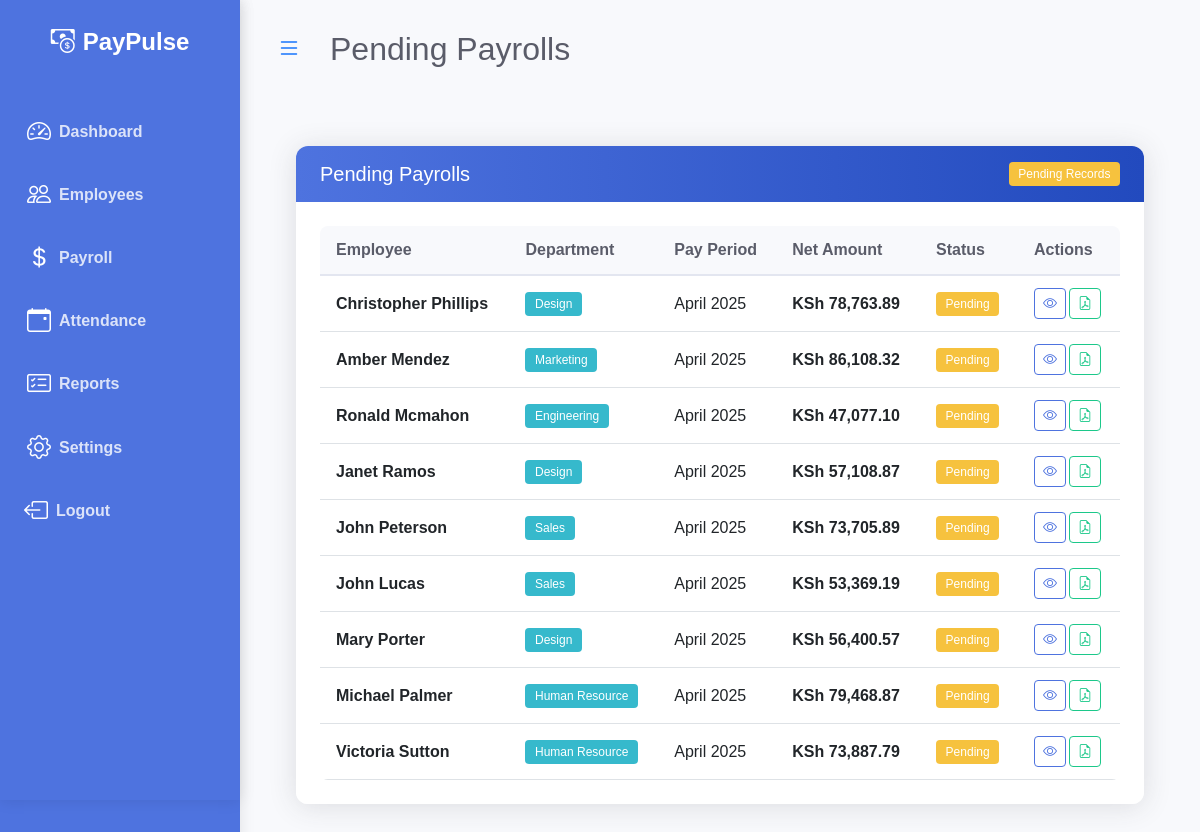
The page /payrolls/pending/?page=2 (signed in) on the database as committed earlier.
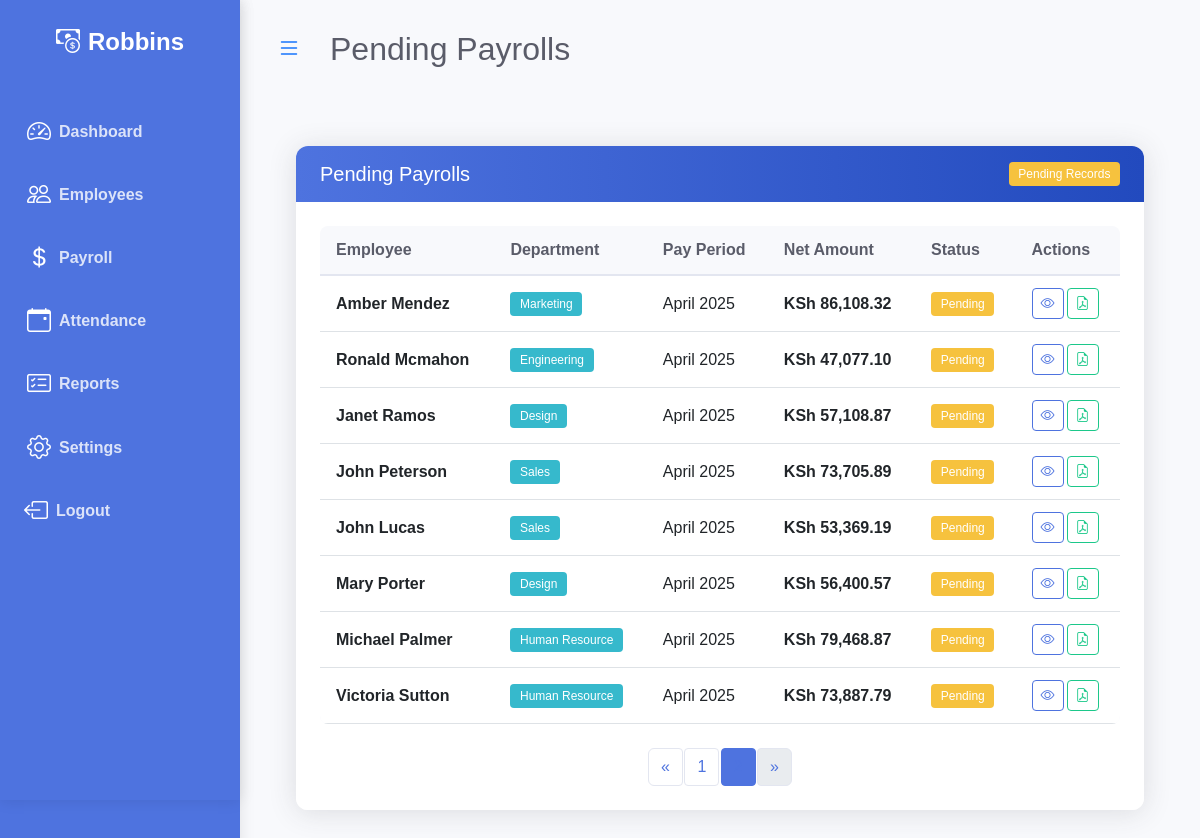
The same page on the database as committed later.
### payroll/models.py (models this page shows, shortened)
class Payroll(models.Model):
    reference_id = models.CharField(
        max_length=50,  # Increased length to accommodate UUID
        unique=True,
        help_text="Unique reference ID for this payroll",
        editable=False  # Prevent manual editing
    )
    PAYMENT_STATUS_CHOICES = [
        ('paid', 'Paid'),
        ('pending', 'Pending'),
    ]
    employee = models.ForeignKey(Employee, on_delete=models.CASCADE, related_name='payrolls')
    pay_period = models.DateField(
        default=timezone.now,
        help_text="Period for which this payroll is generated"
    )
    gross_salary = models.DecimalField(max_digits=10, decimal_places=2)
    total_allowances = models.DecimalField(max_digits=10, decimal_places=2, default=0.00)
    total_deductions = models.DecimalField(max_digits=10, decimal_places=2, default=0.00)
    net_salary = models.DecimalField(max_digits=10, decimal_places=2)
    payment_status = models.CharField(
        max_length=20,
        choices=PAYMENT_STATUS_CHOICES,
        default='pending'
    )
    payment_date = models.DateField(blank=True, null=True)
    created_at = models.DateTimeField(auto_now_add=True)
    updated_at = models.DateTimeField(auto_now=True)
    tax_rate = models.DecimalField(max_digits=5, decimal_places=2, default=0)
    health_insurance = models.DecimalField(max_digits=10, decimal_places=2, default=0)
    retirement_rate = models.DecimalField(max_digits=5, decimal_places=2, default=0)
    tax_amount = models.DecimalField(max_digits=10, decimal_places=2, default=0)
    retirement_amount = models.DecimalField(max_digits=10, decimal_places=2, default=0)
    class Meta:
        ordering = ['-pay_period', 'employee__first_name']
        unique_together = ['employee', 'pay_period']

class Employee(models.Model):
    ACTIVE_STATUS = [
        ('active', 'Active'),
        ('on_leave', 'On Leave'),
        ('probation', 'Probation'),
    ]
    DEPARTMENT_CHOICES = [
        ('engineering', 'Engineering'),
        ('marketing', 'Marketing'),
        ('sales', 'Sales'),
        ('human_resource', 'Human Resource'),
        ('finance', 'Finance'),
        ('design', 'Design'),
    ]
    first_name = models.CharField(max_length=30)
    last_name = models.CharField(max_length=30)
    email = models.EmailField()
    phone_number = models.CharField(max_length=15, blank=True, null=True)
    hire_date = models.DateField()
    department = models.CharField(
        max_length=20,
        choices=DEPARTMENT_CHOICES,
        null=True,
        blank=True,
    )
    salary = models.DecimalField(max_digits=10, decimal_places=2)
    is_active = models.CharField(
        max_length=10,
        choices=ACTIVE_STATUS,
        default='active',
    )

class Company(models.Model):
    name = models.CharField(max_length=255)
    logo = models.ImageField(upload_to='logos/', null=True, blank=True)

### payroll/views.py (the view)
# urls.py: path('payrolls/pending/', views.pending_payroll_list, name='pending_payroll_list'),
@login_required
def pending_payroll_list(request):
    pending_payrolls_list = Payroll.objects.filter(payment_status='pending').order_by('-pay_period')
    paginator = Paginator(pending_payrolls_list, 15)
    page = request.GET.get('page')
    try:
        pending_payrolls = paginator.page(page)
    except PageNotAnInteger:
        pending_payrolls = paginator.page(1)
    except EmptyPage:
        pending_payrolls = paginator.page(paginator.num_pages)
    context = {
        'pending_payrolls': pending_payrolls,
        'title': 'Pending Payrolls'
    }
    return render(request, 'payroll/pending_payroll_list.html', context)

### payroll/templatetags/company_tags.py (called while the page is built)
@register.simple_tag
def get_company_name():
    company = Company.objects.first()
    return company.name if company else "PayPulse"

### payroll/templates/payroll/pending_payroll_list.html (shortened to what the changed rows need)
{% extends 'base.html' %}
{% load static %}
{% load humanize %}
{% block extra_css %}
<link rel="stylesheet" href="{% static 'payroll/css/payroll_list.css' %}">
{% endblock %}
{% block page_title %}
{{ title }}
{% endblock %}
{% block content %}
<div class="container-fluid px-4">
        <div class="row my-5">
            <div class="col-12">
                <div class="card animate-fade-in">
                    <div class="card-body">
                        <div class="table-responsive">
                            <table class="table table-hover align-middle">
                                <thead>
                                    <tr>
                                        <th>Employee</th>
                                        <th>Department</th>
                                        <th>Pay Period</th>
                                        <th>Net Amount</th>
                                        <th>Status</th>
                                        <th>Actions</th>
                                    </tr>
                                </thead>
                                <tbody>
                                    {% for payroll in pending_payrolls %}
                                    <tr>
                                        <td class="fw-bold">{{ payroll.employee.first_name }} {{ payroll.employee.last_name }}</td>
                                        <td><span class="badge bg-info text-white">{{ payroll.employee.get_department_display }}</span></td>
                                        <td>{{ payroll.pay_period|date:"F Y" }}</td>
                                        <td class="fw-bold">KSh {{ payroll.net_salary|floatformat:2|intcomma }}</td>
                                        <td><span class="badge bg-warning">{{ payroll.get_payment_status_display }}</span>
                                        </td>
                                        <td>
                                            <div class="btn-group">
                                                <a href="{% url 'payroll_detail' payroll.id %}" class="btn btn-sm btn-outline-primary"
                                                    title="View Details">
                                                    <i class="bi bi-eye"></i>
                                                </a>
                                                <a href="{% url 'generate_payroll_pdf' payroll.id %}" class="btn btn-sm btn-outline-success"
                                                    title="Download PDF">
                                                    <i class="bi bi-file-earmark-pdf"></i>
                                                </a>
                                            </div>
                                        </td>
                                    </tr>
                                    {% endfor %}
                                </tbody>
                            </table>
                        </div>
                    {% if pending_payrolls.has_other_pages %}
                    <nav aria-label="Page navigation">
                        <ul class="pagination justify-content-center mt-4">
                            {% if pending_payrolls.has_previous %}
                            <li class="page-item">
                                <a class="page-link" href="?page={{ pending_payrolls.previous_page_number }}"
                                    aria-label="Previous">
                                    <span aria-hidden="true">&laquo;</span>
                                </a>
                            </li>
                            {% else %}
                            <li class="page-item disabled">
                                <span class="page-link" aria-hidden="true">&laquo;</span>
                            </li>
                            {% endif %}
                            {% for i in pending_payrolls.paginator.page_range %}
                            {% if pending_payrolls.number == i %}
                            <li class="page-item active" aria-current="page"><span
                                    class="page-link">{{ i }}</span></li>
                            {% else %}
                            <li class="page-item"><a class="page-link" href="?page={{ i }}">{{ i }}</a></li>
                            {% endif %}
                            {% endfor %}
                            {% if pending_payrolls.has_next %}
                            <li class="page-item">
                                <a class="page-link" href="?page={{ pending_payrolls.next_page_number }}"
                                    aria-label="Next">
                                    <span aria-hidden="true">&raquo;</span>
                                </a>
                            </li>
                            {% else %}
                            <li class="page-item disabled">
                                <span class="page-link" aria-hidden="true">&raquo;</span>
                            </li>
                            {% endif %}
                        </ul>
                    </nav>
                    {% endif %}
                </div>
            </div>
        </div>
    </div>
</div>
{% endblock %}

### templates/sidebar.html (shortened to what this page needs)
{% load company_tags %}
<div class="bg-primary-dark" id="sidebar-wrapper">
      <div class="sidebar-heading text-center py-4 fs-4 fw-bold text-white">
        <i class="bi bi-cash-coin me-2"></i><span class="sidebar-label">{% get_company_name %}</span>
      </div>
      <div class="list-group list-group-flush my-3">
        <a href="{% url 'index'%}" class="list-group-item list-group-item-action bg-transparent second-text fw-bold {% if request.resolver_match.url_name == 'index' %}active{% endif %}">
          <i class="bi bi-speedometer2 me-2"></i><span class="sidebar-label">Dashboard</span>
        </a>
        <a href="{% url 'employee_list'%}" class="list-group-item list-group-item-action bg-transparent second-text fw-bold {% if request.resolver_match.url_name == 'employee_list' %}active{% endif %}">
          <i class="bi bi-people me-2"></i><span class="sidebar-label">Employees</span>
        </a>
        <a href="{% url 'payroll'%}" class="list-group-item list-group-item-action bg-transparent second-text fw-bold {% if request.resolver_match.url_name == 'payroll' %}active{% endif %}">
          <i class="bi bi-currency-dollar me-2"></i><span class="sidebar-label">Payroll</span>
        </a>
        <a href="#" class="list-group-item list-group-item-action bg-transparent second-text fw-bold">
          <i class="bi bi-calendar-event me-2"></i><span class="sidebar-label">Attendance</span>
        </a>
        <a href="{% url 'reports' %}" class="list-group-item list-group-item-action bg-transparent second-text fw-bold {% if request.resolver_match.url_name == 'reports' %}active{% endif %}">
          <i class="bi bi-card-checklist me-2"></i><span class="sidebar-label">Reports</span>
        </a>
        <a href="{% url 'company_settings' %}" class="list-group-item list-group-item-action bg-transparent second-text fw-bold {% if request.resolver_match.url_name == 'company_settings' %}active{% endif %}">
          <i class="bi bi-gear me-2"></i><span class="sidebar-label">Settings</span>
        </a>
        {% if user.is_authenticated %}
        <a href="#" onclick="event.preventDefault(); document.getElementById('logout-form').submit();" class="list-group-item list-group-item-action bg-transparent text-danger fw-bold border-0 w-100 text-start">
          <i class="bi bi-box-arrow-left me-2"></i><span class="sidebar-label">Logout</span>
        </a>
        {% else %}
        <a href="{% url 'login' %}" class="list-group-item list-group-item-action bg-transparent second-text fw-bold">
          <i class="bi bi-box-arrow-in-right me-2"></i><span class="sidebar-label">Login</span>
        </a>
        {% endif %}
      </div>
    </div>

Rows that differ between the two databases and show on the page:
no longer on this page (row edited): Payroll: employee.first_name "Christopher", employee.last_name "Phillips", employee.department "Design", pay_period "April 2025", net_salary "78,763.89", payment_status "Pending"
added Company: name "Robbins"
Other text that changed with them:
text no longer shown: "PayPulse"
new list line: "1"
